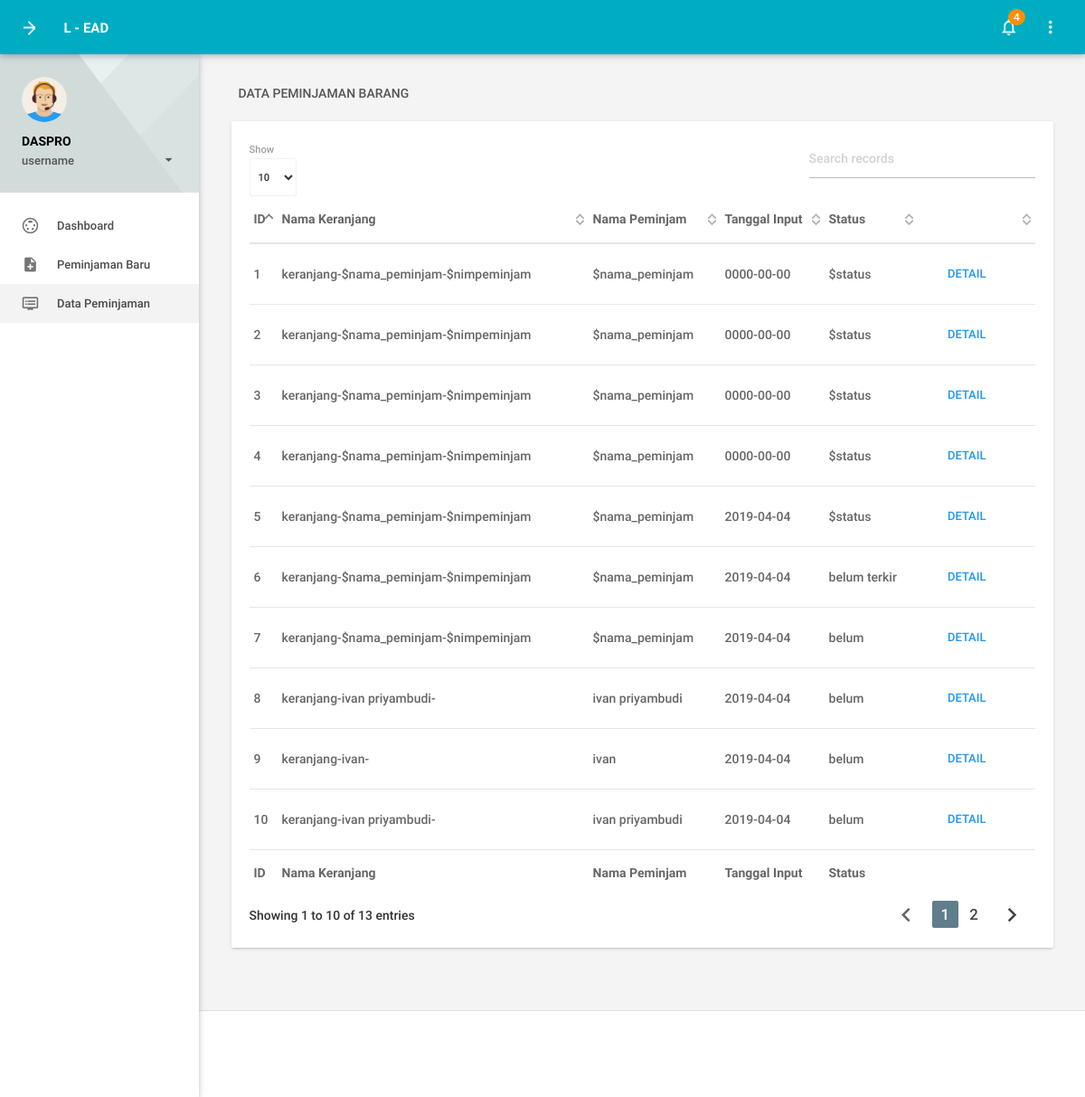
The page /index.php/login/peminjaman_data_user on the database its author committed.
### tables this page shows
CREATE TABLE `keranjang_peminjaman` (
  `id_keranjang` int(4) NOT NULL,
  `nama_peminjam` varchar(32) NOT NULL,
  `nim_peminjam` varchar(12) NOT NULL,
  `nama_keranjang` varchar(44) NOT NULL,
  `tgl_pembuatan` date NOT NULL,
  `status` varchar(12) NOT NULL,
  `tgl_dibutuhkan` date NOT NULL
);

### application/controllers/Login.php (called while the page is built, shortened)
<?php
class Login extends CI_Controller {
	function __construct(){
		$this->load->model('User_login');
		$this->load->model('Inventaris');
		$this->load->model('Peminjaman','',TRUE);
	}
	function peminjaman_data_user(){
		$data['tampilkeranjangdata'] = $this->Peminjaman->tampil_keranjang_data();
		$this->load->view('peminjaman-data_user',$data);
	}
}

### index.php (called while the page is built, shortened)
<?php
require_once BASEPATH.'core/CodeIgniter.php';

### application/models/Peminjaman.php (called while the page is built, shortened)
<?php
class Peminjaman extends CI_Model{
	function tampil_keranjang_data(){
		return $this->db->get('keranjang_peminjaman')->result();
	}
}

### application/views/peminjaman-data_user.php (the view, shortened to what this page needs)
<!DOCTYPE html>
<html lang="en">
<head>
    <link type="text/css" rel="stylesheet" href="<?php echo base_url('assets'); ?>/plugins/materialize/css/materialize.min.css"/>
    <link href="<?php echo base_url('assets'); ?>/plugins/material-preloader/css/materialPreloader.min.css" rel="stylesheet">
    <link href="<?php echo base_url('assets'); ?>/plugins/datatables/css/jquery.dataTables.min.css" rel="stylesheet">
    <link href="<?php echo base_url('assets'); ?>/css/alpha.min.css" rel="stylesheet" type="text/css"/>
    <link href="<?php echo base_url('assets'); ?>/css/custom.css" rel="stylesheet" type="text/css"/>
</head>
<body>
    <div class="mn-content fixed-sidebar">
        <header class="mn-header navbar-fixed">
            <nav class="cyan darken-1">
                <div class="nav-wrapper row">
                    <section class="material-design-hamburger navigation-toggle">
                        <a href="#" data-activates="slide-out" class="button-collapse show-on-large material-design-hamburger__icon">
                            <span class="material-design-hamburger__layer"></span>
                        </a>
                    </section>
                    <div class="header-title col s3">
                        <span class="chapter-title">L - EAD</span>
                    </div>
                    <ul class="right col s9 m3 nav-right-menu">
                        <li><a href="javascript:void(0)" data-activates="chat-sidebar" class="chat-button show-on-large"><i class="material-icons">more_vert</i></a></li>
                        <li class="hide-on-small-and-down"><a href="javascript:void(0)" data-activates="dropdown1" class="dropdown-button dropdown-right show-on-large"><i class="material-icons">notifications_none</i><span class="badge">4</span></a></li>
                    </ul>
                </div>
            </nav>
        </header>
        <aside id="slide-out" class="side-nav white fixed">
            <div class="side-nav-wrapper">
                <div class="sidebar-profile">
                    <div class="sidebar-profile-image">
                        <img src="assets/images/profile-image.png" class="circle" alt="">
                    </div>
                    <div class="sidebar-profile-info">
                        <a href="javascript:void(0);" class="account-settings-link">
                            <p>DASPRO</p>
                            <span>username<i class="material-icons right">arrow_drop_down</i></span>
                        </a>
                    </div>
                </div>
                <ul class="sidebar-menu collapsible collapsible-accordion" data-collapsible="accordion">
                    <li class="no-padding"><a class="waves-effect waves-grey" href="<?php echo base_url(); ?>dasboard"><i class="material-icons">settings_input_svideo</i>Dashboard</a></li>
                    <li class="no-padding"><a class="waves-effect waves-grey" href="<?php echo base_url('login/peminjaman_barang_user'); ?>"><i class="material-icons">note_add</i>Peminjaman Baru</a></li>
                    <li class="no-padding active"><a class="waves-effect waves-grey active" href="<?php echo base_url('login/peminjaman_data_user'); ?>"><i class="material-icons" class="active-page">dvr</i>Data Peminjaman</a></li>
                </ul>
            </div>
        </aside>
        <main class="mn-inner">
            <div class="row">
                <div class="col s12">
                    <div class="page-title">Data Peminjaman Barang</div>
                </div>
                <div class="col s12 m12 l12">
                    <div class="card">
                        <div class="card-content">
                            <table id="example" class="display responsive-table datatable-example">
                                <thead>
                                    <tr>
                                        <th>ID</th>
                                        <th>Nama Keranjang</th>
                                        <th>Nama Peminjam</th>
                                        <th>Tanggal Input</th>
                                        <th>Status</th>
                                        <th></th>
                                    </tr>
                                </thead>
                                <tfoot>
                                    <tr>
                                        <th>ID</th>
                                        <th>Nama Keranjang</th>
                                        <th>Nama Peminjam</th>
                                        <th>Tanggal Input</th>
                                        <th>Status</th>
                                        <th></th>
                                    </tr>
                                </tfoot>
                                <tbody>
                                    <?php foreach ($tampilkeranjangdata as $c) {
                                        ?>
                                        <tr>
                                            <td><?php echo $c->id_keranjang; ?></td>
                                            <td><?php echo $c->nama_keranjang; ?></td>
                                            <td><?php echo $c->nama_peminjam; ?></td>
                                            <td><?php echo $c->tgl_pembuatan; ?></td>
                                            <td><?php echo $c->status; ?></td>
                                            <td><a href="detail-peminjaman.html" class="waves-effect waves-blue btn-flat">Detail</a></td>
                                        </tr>
                                    <?php } ?>
                                </tbody>
                            </table>
                        </div>
                    </div>
                </div>
            </div>
        </main>
        <div class="page-footer">
            <div class="footer-grid container">
                <div class="footer-grid-l white">
                </div>
                <div class="footer-grid-r white">
                </div>
            </div>
        </div>
    </div>
    <div class="left-sidebar-hover"></div>
</body>
</html>

### rows shown on the page
keranjang_peminjaman: id_keranjang "1", nama_keranjang "keranjang-$nama_peminjam-$nimpeminjam", nama_peminjam "$nama_peminjam", tgl_pembuatan "0000-00-00", status "$status"
keranjang_peminjaman: id_keranjang "2", nama_keranjang "keranjang-$nama_peminjam-$nimpeminjam", nama_peminjam "$nama_peminjam", tgl_pembuatan "0000-00-00", status "$status"
keranjang_peminjaman: id_keranjang "3", nama_keranjang "keranjang-$nama_peminjam-$nimpeminjam", nama_peminjam "$nama_peminjam", tgl_pembuatan "0000-00-00", status "$status"
keranjang_peminjaman: id_keranjang "4", nama_keranjang "keranjang-$nama_peminjam-$nimpeminjam", nama_peminjam "$nama_peminjam", tgl_pembuatan "0000-00-00", status "$status"
keranjang_peminjaman: id_keranjang "5", nama_keranjang "keranjang-$nama_peminjam-$nimpeminjam", nama_peminjam "$nama_peminjam", tgl_pembuatan "2019-04-04", status "$status"
keranjang_peminjaman: id_keranjang "6", nama_keranjang "keranjang-$nama_peminjam-$nimpeminjam", nama_peminjam "$nama_peminjam", tgl_pembuatan "2019-04-04", status "belum terkir"
keranjang_peminjaman: id_keranjang "7", nama_keranjang "keranjang-$nama_peminjam-$nimpeminjam", nama_peminjam "$nama_peminjam", tgl_pembuatan "2019-04-04", status "belum"
keranjang_peminjaman: id_keranjang "8", nama_keranjang "keranjang-ivan priyambudi-", nama_peminjam "ivan priyambudi", tgl_pembuatan "2019-04-04", status "belum"
keranjang_peminjaman: id_keranjang "9", nama_keranjang "keranjang-ivan-", nama_peminjam "ivan", tgl_pembuatan "2019-04-04", status "belum"
keranjang_peminjaman: id_keranjang "10", nama_keranjang "keranjang-ivan priyambudi-", nama_peminjam "ivan priyambudi", tgl_pembuatan "2019-04-04", status "belum"
